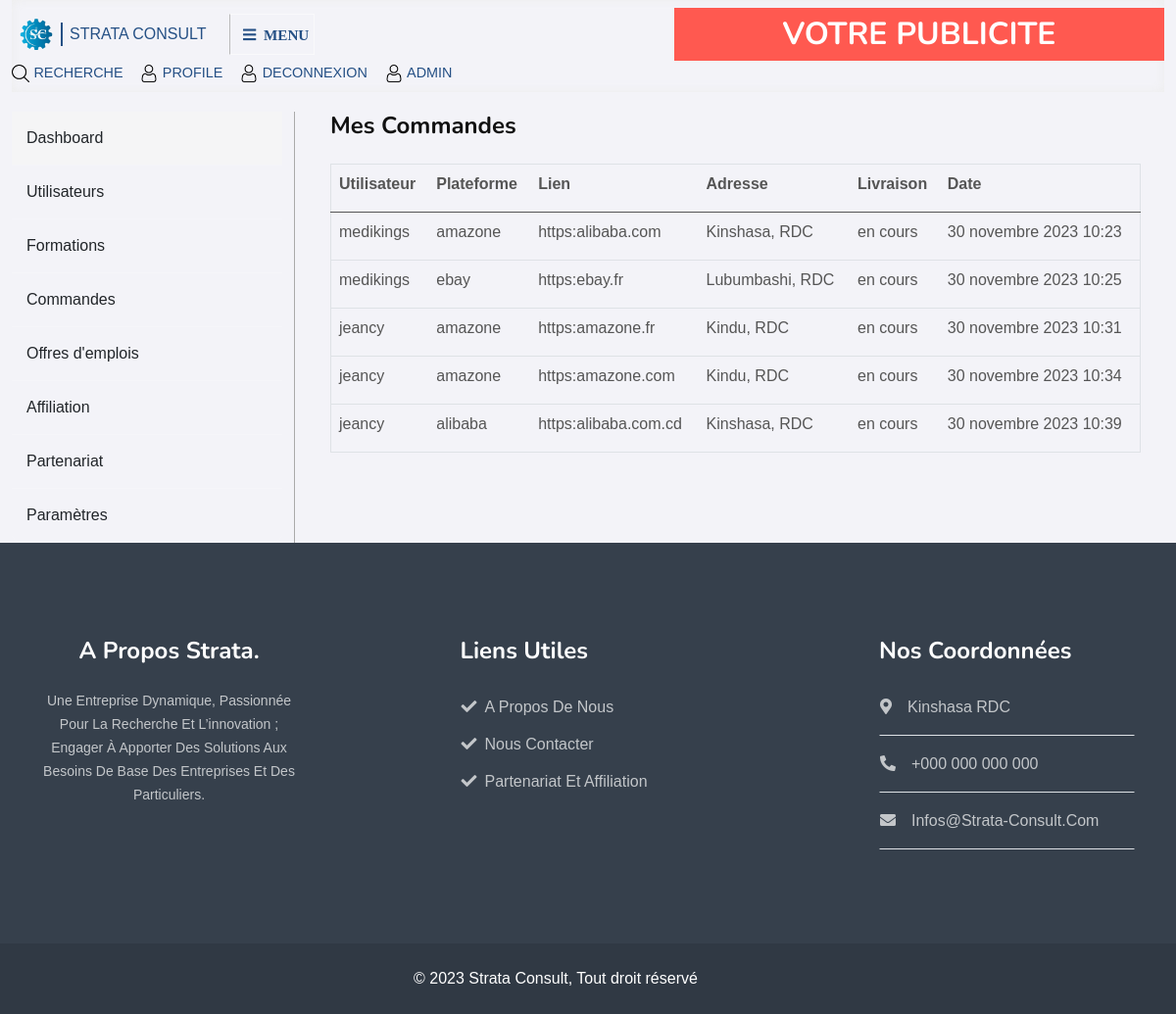
/back/commandes/ (signed in), run on the app's committed database.
### back/models.py (models this page shows, shortened)
class Achat(models.Model):
    user = models.ForeignKey(User, on_delete=models.CASCADE)
    plateforme = models.CharField(choices=PATEFORME, max_length=15)
    lien = models.CharField(max_length=300)
    adresse = models.CharField(max_length=200)
    livraison = models.CharField(choices=LIVRAISON, default='en cours', max_length=15)
    date = models.DateTimeField(auto_now_add=True)
    update = models.DateTimeField(auto_now=True)

### accounts/models.py (models this page shows, shortened)
class CustomUser(AbstractUser):
    full_name = models.CharField(('full_name'), max_length=50)
    email = models.EmailField(('email'), unique=True)
    phone = models.CharField(('phone'), max_length=15)
    birthday = models.DateField(('birthday'),)
    gender = models.CharField(('gender'), choices=GENDER, max_length=1)
    profile = models.CharField(('profile'), choices=PROFILE, max_length=15)
    objects = UserManager()

### back/views.py (the view)
# urls.py: path('commandes/', Commandes, name='commandes'),
def Commandes(request):
    commandes = Achat.objects.all().order_by('id')
    template_name = 'back/commandes.html'
    context = {
        'commandes': commandes,
    }
    return render(request, template_name, context)

### templates/back/commandes.html (shortened to what this page needs)
{% extends 'back/base.html' %}
{% load static %}
{% block admin %}
<div class="container pb-5">
    <div class="overflow-hidden">
        <h4 class="mb-4">Mes Commandes</h4>
    </div>
    {% if commandes %}
    <div class="table-responsive">
        <table class="table border">
            <thead>
                <th class="pb-3">Utilisateur</th>
                <th class="pb-3">Plateforme</th>
                <th class="pb-3">Lien</th>
                <th class="pb-3">Adresse</th>
                <th class="pb-3">Livraison</th>
                <th class="pb-3">Date</th>
            </thead>
            {% for commande in commandes %}
            <tr>
                <td class="pb-3">{{commande.user.username}}</td>
                <td class="pb-3">{{commande.plateforme}}</td>
                <td class="pb-3">{{commande.lien}}</td>
                <td class="pb-3">{{commande.adresse}}</td>
                <td class="pb-3">{{commande.livraison}}</td>
                <td class="pb-3">{{commande.date}}</td>
            </tr>
            {% endfor %}
        </table>
    </div>
    {% else %}
    <h5 class="text-muted">Il n'y a aucune commandes en cours</h5>
    {% endif %}
</div>
{% endblock %}

### static/css/css.css (style rules this page uses)
html, body { box-sizing: border-box; overflow-x: hidden; background-color: #f3f3f8; }

### data on the page
Achat: user.username "medikings", plateforme "amazone", lien "https:alibaba.com", adresse "Kinshasa, RDC", livraison "en cours", date "30 novembre 2023 10:23"
Achat: user.username "medikings", plateforme "ebay", lien "https:ebay.fr", adresse "Lubumbashi, RDC", livraison "en cours", date "30 novembre 2023 10:25"
Achat: user.username "jeancy", plateforme "amazone", lien "https:amazone.fr", adresse "Kindu, RDC", livraison "en cours", date "30 novembre 2023 10:31"
Achat: user.username "jeancy", plateforme "amazone", lien "https:amazone.com", adresse "Kindu, RDC", livraison "en cours", date "30 novembre 2023 10:34"
Achat: user.username "jeancy", plateforme "alibaba", lien "https:alibaba.com.cd", adresse "Kinshasa, RDC", livraison "en cours", date "30 novembre 2023 10:39"
